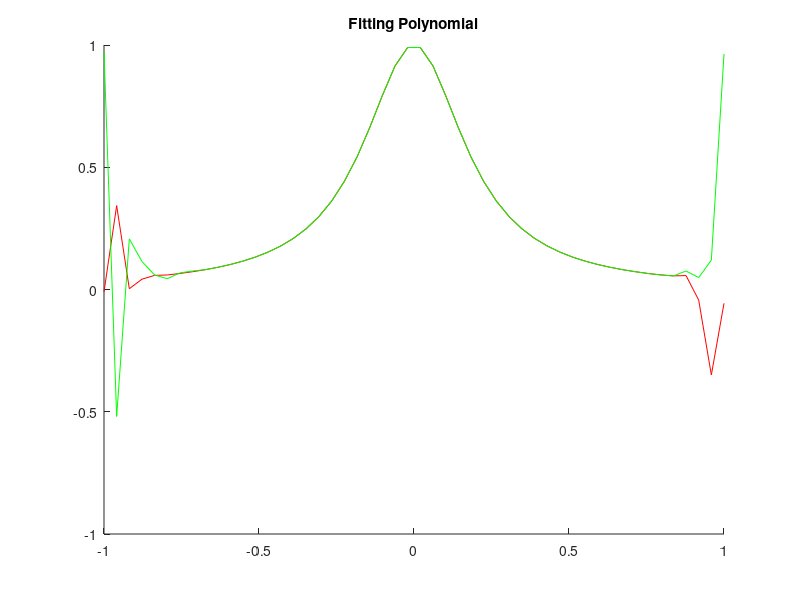

Source code (MATLAB):
%%
% TRAM LE
% Homework 7:
clear all
close all
format long

% m = 50;
% n = 20;
% 
% 
% % 1. The x1 and x2 generate the results more close to each other.
% 
% % create x and y
% for i = 1:m
%     x(i) = -1 + 2*(i-1)/(m-1);
%     y(i) = 1/(1+25*x(i).^2);
% end
% 
% A = vander(x);
% % polynomial of n-1 degree
% % the last m column
% A = A(:,m-n+1:m);
% 
% 
% % a. Least square problems. Using Vander and "\"
% x1 = A\y'
% 
% 
% % b. The reduced QR factorization
% [Q,R]=qr(A);
% x2 = R\(Q'*y')
% %x2 = backsubs(R,Q'*y')
% 
% 
% % c. Solution of the normal equation.
% % A^T * A = L^T * L
% % (A^T * A) x = A^T * b
% 
% L = chol(A'*A);
% x3 = L\(L'\(A'*y'))
% 
% % Compare:
% ans1 = x1 - x2
% ans2 = x1 - x3
% 
% %%
% % 2. The graph are almost sit on the top of each other and matching well
% y1 = polyval(x1,x);
% y2 = polyval(x2,x);
% y3 = polyval(x3,x);
% hold on
% plot(x,y,'k')
% plot(x,y1,'r')
% plot(x,y2,'g')
% plot(x,y3,'b')
% 
% hold off



%%

% 3. It doen't match well because the matrix are too large and Chelosky
% doesn't work in this case
m = 50;
n = 50;

% create x and y
for i = 1:m
    x(i) = -1 + 2*(i-1)/(m-1);
    y(i) = 1/(1+25*x(i).^2);
end

A = vander(x);
% polynomial of n-1 degree
% the last m column
A = A(:,m-n+1:m);


% a. Least square problems. Using Vander and "\"
x1 = A\y'


% b. The reduced QR factorization
[Q,R]=qr(A);
x2 = R\(Q'*y')

% Plot
y1 = polyval(x1,x);
y2 = polyval(x2,x);

hold on
% plot(x,y,'k')
plot(x,y1,'r')
plot(x,y2,'g')
title("Fitting Polynomial")
hold off




